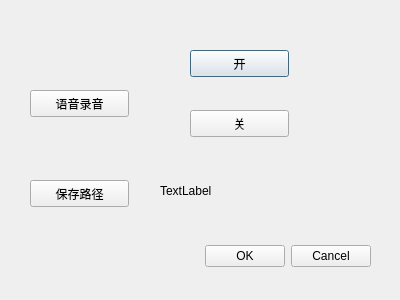
<?xml version="1.0" encoding="UTF-8"?>
<ui version="4.0">
 <class>Record</class>
 <widget class="QDialog" name="Record">
  <property name="geometry">
   <rect>
    <x>0</x>
    <y>0</y>
    <width>400</width>
    <height>300</height>
   </rect>
  </property>
  <property name="windowTitle">
   <string>Dialog</string>
  </property>
  <property name="sizeGripEnabled">
   <bool>false</bool>
  </property>
  <property name="modal">
   <bool>true</bool>
  </property>
  <widget class="QDialogButtonBox" name="buttonBox">
   <property name="geometry">
    <rect>
     <x>30</x>
     <y>240</y>
     <width>341</width>
     <height>32</height>
    </rect>
   </property>
   <property name="orientation">
    <enum>Qt::Horizontal</enum>
   </property>
   <property name="standardButtons">
    <set>QDialogButtonBox::Cancel|QDialogButtonBox::Ok</set>
   </property>
  </widget>
  <widget class="QPushButton" name="pushButton">
   <property name="geometry">
    <rect>
     <x>30</x>
     <y>90</y>
     <width>99</width>
     <height>27</height>
    </rect>
   </property>
   <property name="text">
    <string>语音录音</string>
   </property>
  </widget>
  <widget class="QPushButton" name="pushButton_2">
   <property name="geometry">
    <rect>
     <x>190</x>
     <y>50</y>
     <width>99</width>
     <height>27</height>
    </rect>
   </property>
   <property name="text">
    <string>开</string>
   </property>
   <property name="autoDefault">
    <bool>false</bool>
   </property>
   <property name="default">
    <bool>true</bool>
   </property>
   <property name="flat">
    <bool>false</bool>
   </property>
  </widget>
  <widget class="QPushButton" name="pushButton_3">
   <property name="geometry">
    <rect>
     <x>190</x>
     <y>110</y>
     <width>99</width>
     <height>27</height>
    </rect>
   </property>
   <property name="text">
    <string>关</string>
   </property>
  </widget>
  <widget class="QPushButton" name="pushButton_4">
   <property name="geometry">
    <rect>
     <x>30</x>
     <y>180</y>
     <width>99</width>
     <height>27</height>
    </rect>
   </property>
   <property name="text">
    <string>保存路径</string>
   </property>
  </widget>
  <widget class="QLabel" name="label">
   <property name="geometry">
    <rect>
     <x>160</x>
     <y>180</y>
     <width>201</width>
     <height>21</height>
    </rect>
   </property>
   <property name="text">
    <string>TextLabel</string>
   </property>
  </widget>
 </widget>
 <resources/>
 <connections>
  <connection>
   <sender>buttonBox</sender>
   <signal>accepted()</signal>
   <receiver>Record</receiver>
   <slot>accept()</slot>
   <hints>
    <hint type="sourcelabel">
     <x>248</x>
     <y>254</y>
    </hint>
    <hint type="destinationlabel">
     <x>157</x>
     <y>274</y>
    </hint>
   </hints>
  </connection>
  <connection>
   <sender>buttonBox</sender>
   <signal>rejected()</signal>
   <receiver>Record</receiver>
   <slot>reject()</slot>
   <hints>
    <hint type="sourcelabel">
     <x>316</x>
     <y>260</y>
    </hint>
    <hint type="destinationlabel">
     <x>286</x>
     <y>274</y>
    </hint>
   </hints>
  </connection>
 </connections>
</ui>
